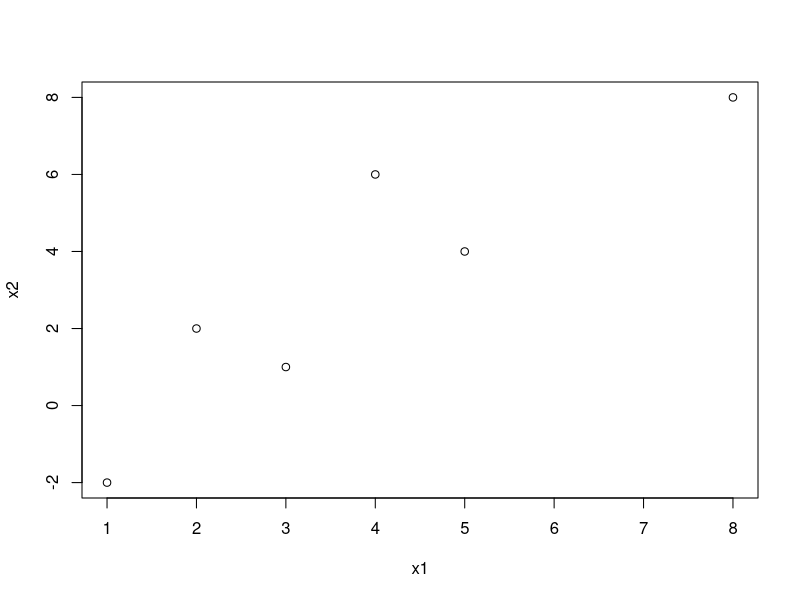
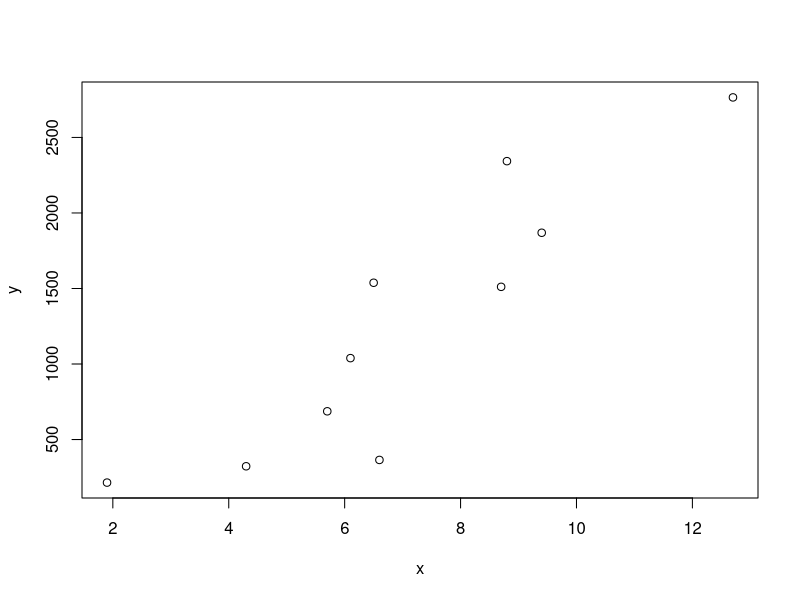

These charts were generated, in order, by the following R code:
## chap 4


# 분할표 ---------------------------------------------------------------------

# 예제1 ---------------------------------------------------------------------

# 새로이 제안된 어떤 정책에 대한 지지여부를 알아보기 위해 400명을 임의로 추출하여 조사
# 표본으로 추출된각 개인의 성별과 지지여부를 해당 범주에 따라 정리한 결과가 다음과 같다.
# 상대도수에 의한 분할표를 작성하여라.
# ---------------------------------------------------------
#         찬성          미결정          반대        합계
# ---------------------------------------------------------
# 남자    112            36              28         176
# 여자     84            68              72         224
# ---------------------------------------------------------
# 합계    196           104             100         400
# ---------------------------------------------------------
  
fr1 <- c(112, 36, 28)
fr2 <- c( 84, 68, 72)
f<-rbind('male'=fr1,'female'=fr2)    # row bind, matrix
colnames(f) <- c("찬성", "미결정", "반대")
f                          # 도수 분할표
#        찬성 미결정 반대
# male    112     36   28
# female   84     68   72

f[1,]                      # 1행(male)
# 112 36 28
f[2,]                      # 2행(female)
# 84 68 72
f[,1]                      # 1열(찬성)
# 112 84
f[,2]                      # 2열(미결정)
# 36 68
f[,3]                      # 3열(반대)
# 28 72
f[2,1]                     # 2행, 1열 (female+찬성)
# 84
f["male", "미결정"]
# 36

relf <- f/sum(f)           # 상대도수 분할표, note) sum(f)
relf

relf2 <- f/c(176, 224)     # 남녀별 상대도수 분할표, note) apply(f, 1, sum)
relf2
# 열 기준으로 순서대로 계산한다.
# 찬성 : A[1][1]/c[1](112/176) -> A[1][2]/c[2] (84/224) -> 미결정 -> 반대 

sum1 <- apply(f, 1, sum) # 각 행에 대해서 sum 함수를 적용
relf3 <- f/sum1
relf3

apply(f, 2, sum) # 각 열에 대해서 sum 함수를 적용 


# one-dimensional index ---------------------------------------------------
f[1]                      # 1행, 1열
f[2]                      # 2행, 1열
f[3]                      # 1행, 2열
f[4]                      # 2행, 2열


# calculating 2-dimensional contingency table -----------------------------

x <- c("M", "M", "M", "M", "F", "F", "F","F", "F")
y <- c("A", "B", "C", "B", "A", "A", "C","B", "B")
f<-table(x,y)
f
#   y
# x   A B C
#   F 2 2 1
#   M 1 2 1

f/sum(f)             # 상대도수 분할표, note) f/length(x)

f2 <- f
f2[1,] <- f2[1,]/5   # 여자의 성적 비율 -> F(첫번째 행)/5
f2[2,] <- f2[2,]/4   # 남자의 성적 비율 -> M(두번째 행)/4
f2                   # 남녀별 성적 비율


f/c(5,4)                # 남녀별 성적 비율
f/apply(f, 1, sum)      # 각행에 대해서 sum 함수를 적용

f/c(3,3,4,4,2,2)        # 각 성적별 남여 비율
f/rep(apply(f, 2, sum), each=nrow(f)) 



# data frame --------------------------------------------------------------

df <- data.frame("Gender"=x, "Grade"=y)
df
#    Gender Grade
# 1      M     A
# 2      M     B
# 3      M     C
# 4      M     B
# 5      F     A
# 6      F     A
# 7      F     C
# 8      F     B
# 9      F     B

f<-table(df)
f
#        Grade
# Gender A B C
#      F 2 2 1
#      M 1 2 1

# csv ---------------------------------------------------------------------
# 예시 : setwd("G:/Work/shkwon/lecture-cuk/2023-01/IS-2023-01/lab")   # note) getwd()

getwd() # 작업 경로 찾기 # "C:/Users/Catholic/Downloads"
setwd("C:/Users/Catholic/Downloads")
a <- read.csv("data-ch04-01.csv", header = T) # 파일 이름 
a                                                          # data.frame

a$x
# [1] M M M F F F
# Levels: F M
a$y
# [1] O X Y X O X
# Levels: O X Y

a[1,2] # O
a[1,"x"] # M
a[1,"y"] # O

a[1,]
a[2,]

a[,2]
a[,"x"]
a[,"y"]

f<-table(a)
f


# 산점도/상관계수 ----------------------------------------------------------------

x1 <- c( 1, 3, 5, 2, 4, 8)
x2 <- c(-2, 1, 4, 2, 6, 8)
plot(x1,x2) # 산점도 
cor(x1,x2) # 상관계수 


# 예제2 ---------------------------------------------------------------------

# 1990년도에 국가별 국내총생산 대 보건의료비의 비율과 1인당 보건의료비 지출액수가
# data-ch04-02.csv에 기록되어 있다. GDP 대비 보건의료비 지출비중과 1인당 보건비 지출의
# 산점도를 그려라.
getwd() # 작업 경로 찾기 # "C:/Users/Catholic/Downloads"
setwd("C:/Users/Catholic/Downloads")
a <- read.csv("data-ch04-02.csv", header = T) # 파일 이름 
a 
f <- table(a)
f
x <- a[,1]
y <- a[,2]
plot(x,y)
cor(x,y)


# 예제3 ---------------------------------------------------------------------
# 다음은 유사한 제품을 판매하는 10개 회사의 광고비용(x)과 판매량(y)를 조사하여
# 기록한 자료이다. (단위생략) 광고비용과 판매량의 산점도를 그려라.
# 
# 회사   광고비용   판매량
#  1      1.0        2.5
#  2      1.6        2.6
#  3      2.5        2.7
#  4      3.0        5.0
#  5      4.0        5.3
#  6      4.6        9.1
#  7      5.0       14.8
#  8      5.7       17.5
#  9      6.0       23.0
# 10      7.0       28.0



# 예제4 ---------------------------------------------------------------------

# 예제2에서 GDP 대비 보건의료비 지출비중과 1인당 보건비 지출액수의 
# 표본상관계수를 구하라.

